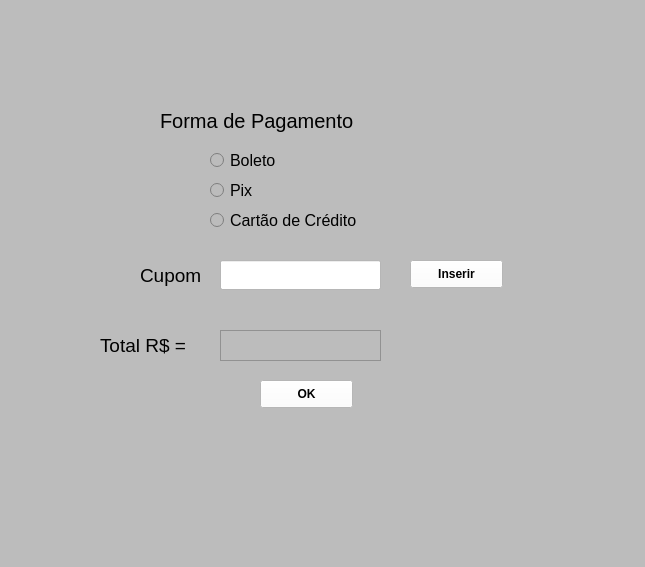
<?xml version="1.0" encoding="UTF-8"?>
<ui version="4.0">
 <class>MainWindow</class>
 <widget class="QMainWindow" name="MainWindow">
  <property name="geometry">
   <rect>
    <x>0</x>
    <y>0</y>
    <width>645</width>
    <height>567</height>
   </rect>
  </property>
  <property name="windowTitle">
   <string>MainWindow</string>
  </property>
  <property name="styleSheet">
   <string notr="true">background-color: rgb(188, 188, 188)</string>
  </property>
  <widget class="QWidget" name="centralwidget">
   <widget class="QPushButton" name="pushButton">
    <property name="geometry">
     <rect>
      <x>260</x>
      <y>380</y>
      <width>93</width>
      <height>28</height>
     </rect>
    </property>
    <property name="font">
     <font>
      <weight>75</weight>
      <bold>true</bold>
     </font>
    </property>
    <property name="styleSheet">
     <string notr="true">background-color: rgb(255, 255, 255)</string>
    </property>
    <property name="text">
     <string>OK</string>
    </property>
   </widget>
   <widget class="QRadioButton" name="boleto">
    <property name="geometry">
     <rect>
      <x>210</x>
      <y>150</y>
      <width>181</width>
      <height>21</height>
     </rect>
    </property>
    <property name="font">
     <font>
      <pointsize>12</pointsize>
     </font>
    </property>
    <property name="text">
     <string>Boleto</string>
    </property>
   </widget>
   <widget class="QRadioButton" name="pix">
    <property name="geometry">
     <rect>
      <x>210</x>
      <y>180</y>
      <width>191</width>
      <height>20</height>
     </rect>
    </property>
    <property name="font">
     <font>
      <pointsize>12</pointsize>
     </font>
    </property>
    <property name="text">
     <string>Pix</string>
    </property>
   </widget>
   <widget class="QLabel" name="label">
    <property name="geometry">
     <rect>
      <x>160</x>
      <y>100</y>
      <width>251</width>
      <height>41</height>
     </rect>
    </property>
    <property name="font">
     <font>
      <family>MS Sans Serif</family>
      <pointsize>15</pointsize>
     </font>
    </property>
    <property name="text">
     <string>Forma de Pagamento</string>
    </property>
   </widget>
   <widget class="QRadioButton" name="cartao">
    <property name="geometry">
     <rect>
      <x>210</x>
      <y>210</y>
      <width>191</width>
      <height>20</height>
     </rect>
    </property>
    <property name="font">
     <font>
      <pointsize>12</pointsize>
     </font>
    </property>
    <property name="text">
     <string>Cartão de Crédito</string>
    </property>
   </widget>
   <widget class="QLineEdit" name="cupom">
    <property name="geometry">
     <rect>
      <x>220</x>
      <y>260</y>
      <width>161</width>
      <height>30</height>
     </rect>
    </property>
    <property name="font">
     <font>
      <pointsize>10</pointsize>
     </font>
    </property>
    <property name="styleSheet">
     <string notr="true">background-color: rgb(255, 255, 255)</string>
    </property>
    <property name="text">
     <string/>
    </property>
    <property name="maxLength">
     <number>20</number>
    </property>
   </widget>
   <widget class="QLabel" name="label_3">
    <property name="geometry">
     <rect>
      <x>140</x>
      <y>260</y>
      <width>71</width>
      <height>31</height>
     </rect>
    </property>
    <property name="font">
     <font>
      <pointsize>14</pointsize>
     </font>
    </property>
    <property name="text">
     <string>Cupom</string>
    </property>
   </widget>
   <widget class="QPushButton" name="pushButton_2">
    <property name="geometry">
     <rect>
      <x>410</x>
      <y>260</y>
      <width>93</width>
      <height>28</height>
     </rect>
    </property>
    <property name="font">
     <font>
      <weight>75</weight>
      <bold>true</bold>
     </font>
    </property>
    <property name="styleSheet">
     <string notr="true">background-color: rgb(255, 255, 255)</string>
    </property>
    <property name="text">
     <string>Inserir</string>
    </property>
   </widget>
   <widget class="QListWidget" name="listWidget">
    <property name="geometry">
     <rect>
      <x>220</x>
      <y>330</y>
      <width>161</width>
      <height>31</height>
     </rect>
    </property>
   </widget>
   <widget class="QLabel" name="label_5">
    <property name="geometry">
     <rect>
      <x>100</x>
      <y>330</y>
      <width>111</width>
      <height>31</height>
     </rect>
    </property>
    <property name="font">
     <font>
      <pointsize>14</pointsize>
     </font>
    </property>
    <property name="text">
     <string>Total R$ = </string>
    </property>
   </widget>
  </widget>
  <widget class="QMenuBar" name="menubar">
   <property name="geometry">
    <rect>
     <x>0</x>
     <y>0</y>
     <width>645</width>
     <height>26</height>
    </rect>
   </property>
  </widget>
  <widget class="QStatusBar" name="statusbar"/>
 </widget>
 <resources/>
 <connections/>
</ui>
